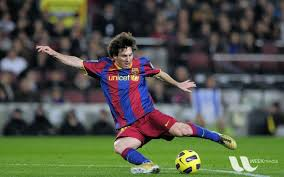
#> input picture imgs/messi5.jpg, 284 x 177 px
$ python checkOptimized.py
#> lines starting #> are read from the running program, lines starting #| are printed output that depends on the picture
import cv2 as cv
from time import time


def testcase1(num:int):
#> called with num = 51
    img = cv.imread('../imgs/messi5.jpg')
#> img is the input picture: shape (177, 284, 3); mean B, G, R 72.7, 86.1, 82.3
    print(cv.useOptimized())
    e1 = cv.getTickCount()
    t1 = time()
    for i in range(5, num, 2):
        # print(i)
        img = cv.medianBlur(img, i)
#> this loop made 23 passes
#> pass 1, in testcase1, `img = cv.medianBlur(img, i)`:
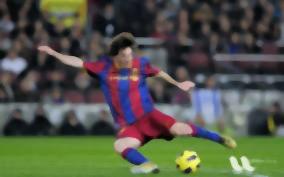
#> img: shape (177, 284, 3); mean B, G, R 72.4, 86, 82.1
#> pass 2, in testcase1, `img = cv.medianBlur(img, i)`:
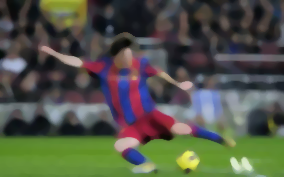
#> img: shape (177, 284, 3); mean B, G, R 71.8, 85.6, 81.8
#> pass 3, in testcase1, `img = cv.medianBlur(img, i)`:
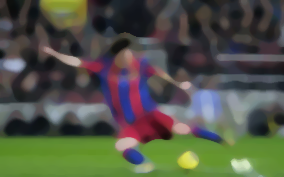
#> img: shape (177, 284, 3); mean B, G, R 71.1, 85.1, 81.3
#> after the loop:
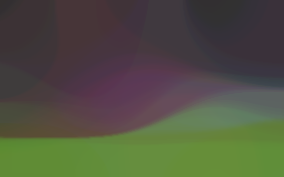
#> img: shape (177, 284, 3); mean B, G, R 65.2, 82.7, 80.5
    e2 = cv.getTickCount()
    t2 = time()
    t = (e2 - e1) / cv.getTickFrequency()
    t_p = (t2 - t1)
    print(t)
    print(t_p)


if __name__ == '__main__':
    print(cv.useOptimized())
    testcase1(51)
    cv.setUseOptimized(False)
    print(cv.useOptimized())
    testcase1(51)
